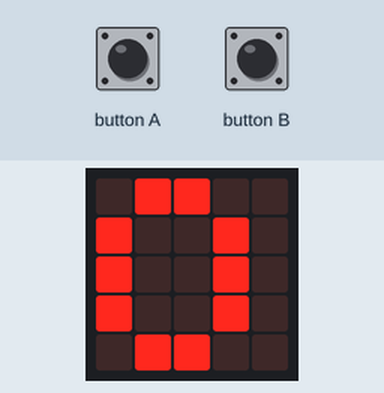
This program was run on a simulated BBC micro:bit (MakeCode). On the bench: the board's 5×5 LED display. The inputs (shaded band) are chosen by the test bench.

Above: at 1.9 s.
2.0 s: button A pressed for 0.15 s
At 2.6 s:
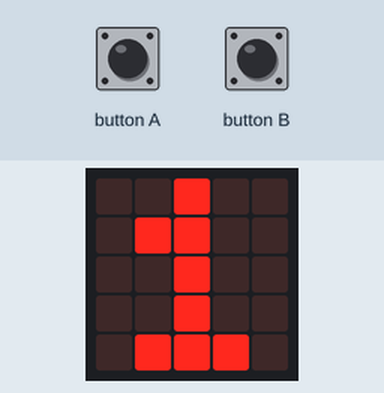
3.6 s: button B pressed for 0.15 s
At 4.9 s:
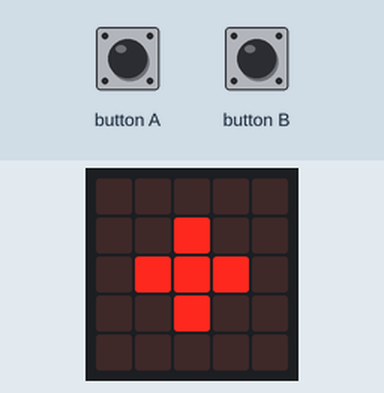
5.2 s: button A pressed for 0.15 s
At 6.2 s:
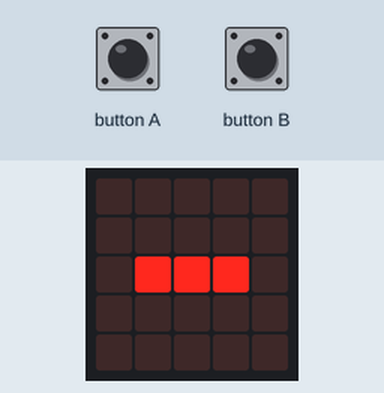
6.8 s: button A pressed for 0.15 s
At 7.4 s:
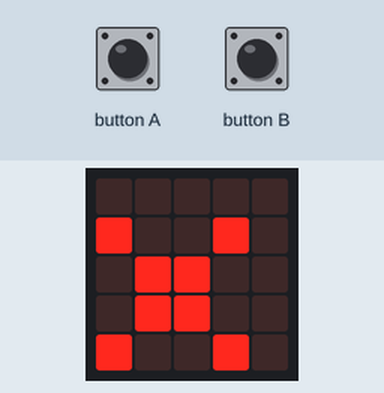
Timing chart, 0 to 9.4 s (numbered marks = the images above; inputs shaded):
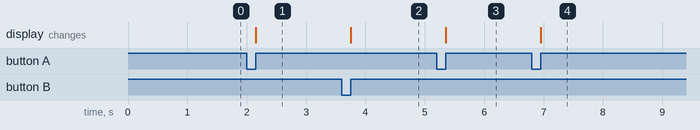

Measured:
- after the input at 2.0 s, the display: changes after 0.15 s (image 1)
- after the input at 3.6 s, the display: changes after 0.15 s (image 2)
- after the input at 5.2 s, the display: changes after 0.15 s (image 3)
- after the input at 6.8 s, the display: changes after 0.15 s (image 4)

The program:

main.ts
```typescript
input.onButtonPressed(Button.A, function () {
    if (stage == 0) {
        primeiroValor += 1
        basic.showNumber(primeiroValor)
    }
    if (stage == 1) {
        operador += 1
        if (operador == 0) {
            basic.showString("+")
        }
        if (operador == 1) {
            basic.showString("-")
        }
        if (operador == 2) {
            basic.showString("x")
        }
        if (operador == 3) {
            basic.showString("/")
        }
        if (operador == 4) {
            operador = 0
            basic.showString("+")
        }
    }
    if (stage == 2) {
        segundoValor += 1
        basic.showNumber(segundoValor)
    }
})
input.onButtonPressed(Button.B, function () {
    if (stage == 0) {
        stage = 1
        operador = 0
        basic.showString("+")
    } else {
        if (stage == 1) {
            stage = 2
            basic.showNumber(segundoValor)
        } else {
            if (stage == 2) {
                if (operador == 0) {
                    basic.showNumber(primeiroValor + segundoValor)
                }
                if (operador == 1) {
                    basic.showNumber(primeiroValor - segundoValor)
                }
                if (operador == 2) {
                    basic.showNumber(primeiroValor * segundoValor)
                }
                if (operador == 3) {
                    basic.showNumber(primeiroValor / segundoValor)
                }
            }
        }
    }
})
let operador = 0
let segundoValor = 0
let primeiroValor = 0
let stage = 0
stage = 0
primeiroValor = 0
segundoValor = 0
operador = 0
basic.showNumber(primeiroValor)
```

test.ts
```typescript
// testes vão aqui; isto não será compilado quando este pacote for usado como uma extensão.
```
